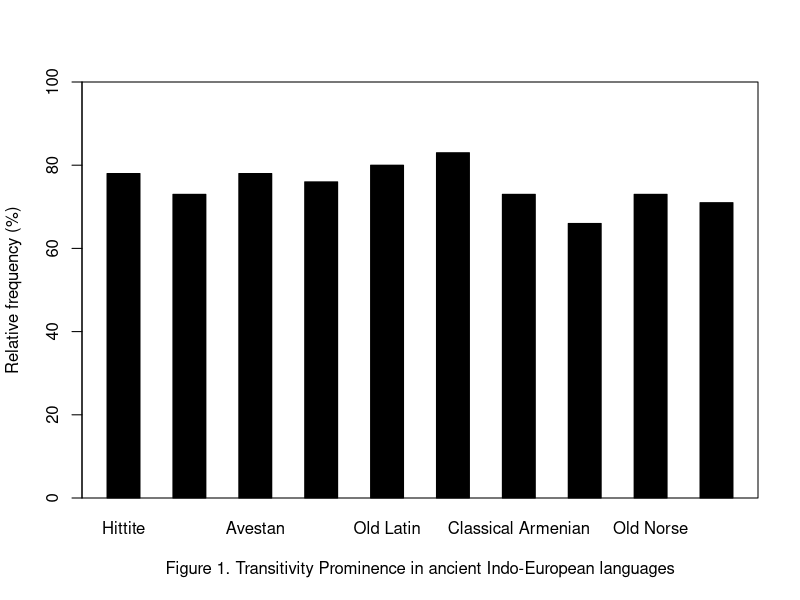
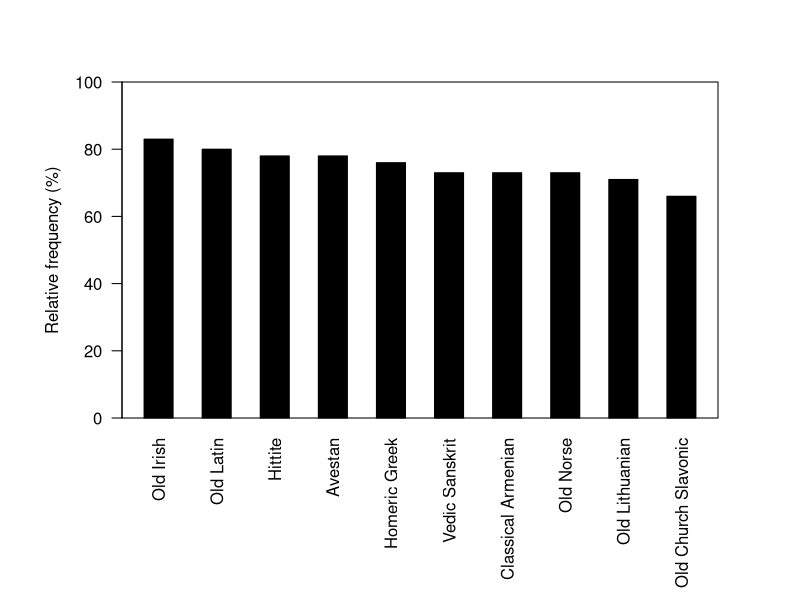
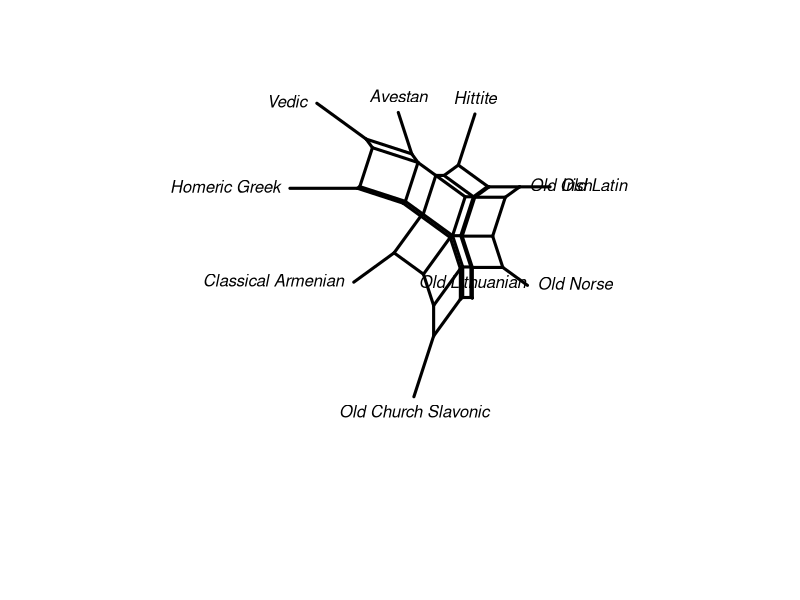
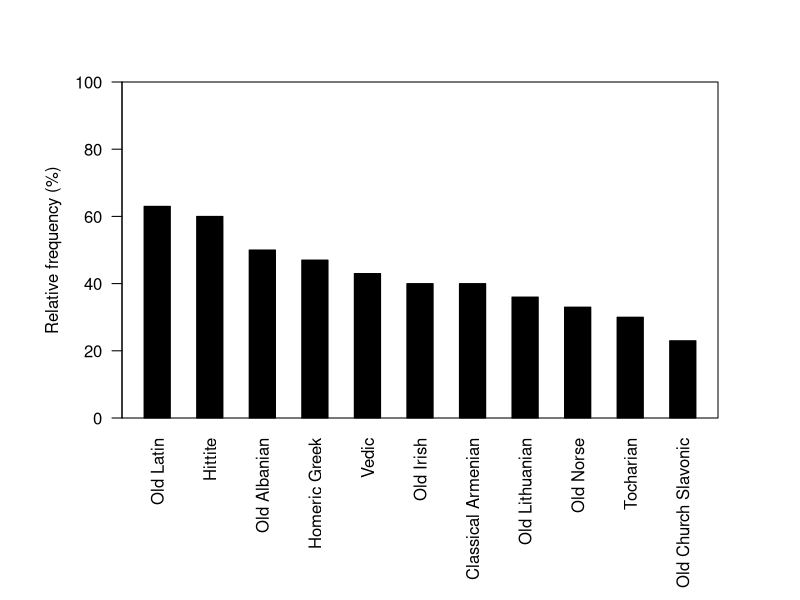
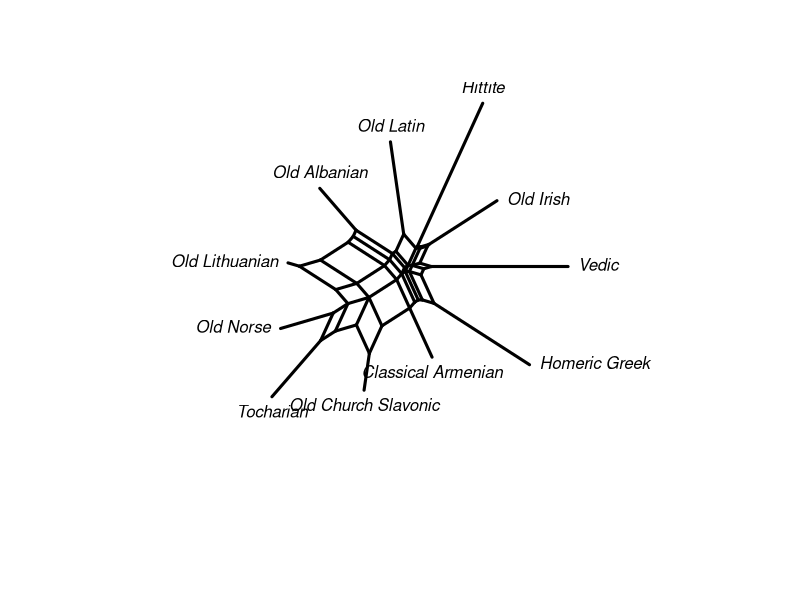
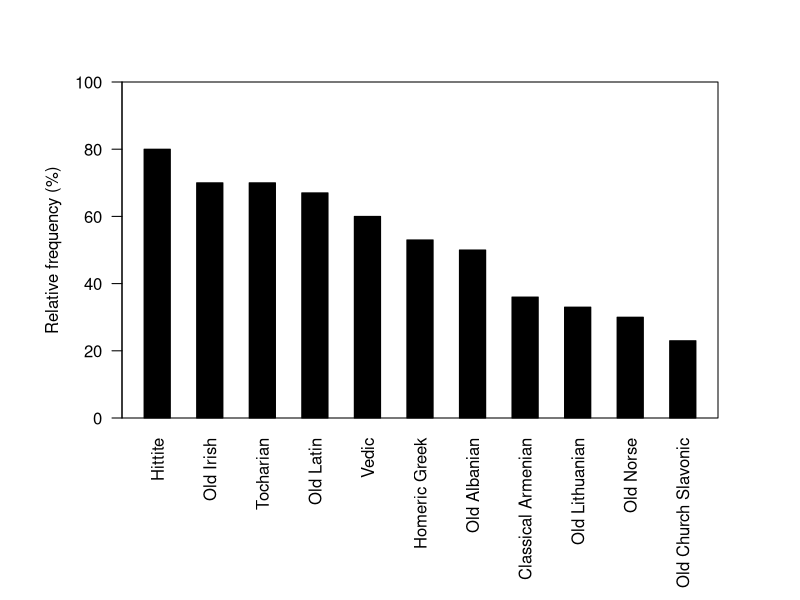
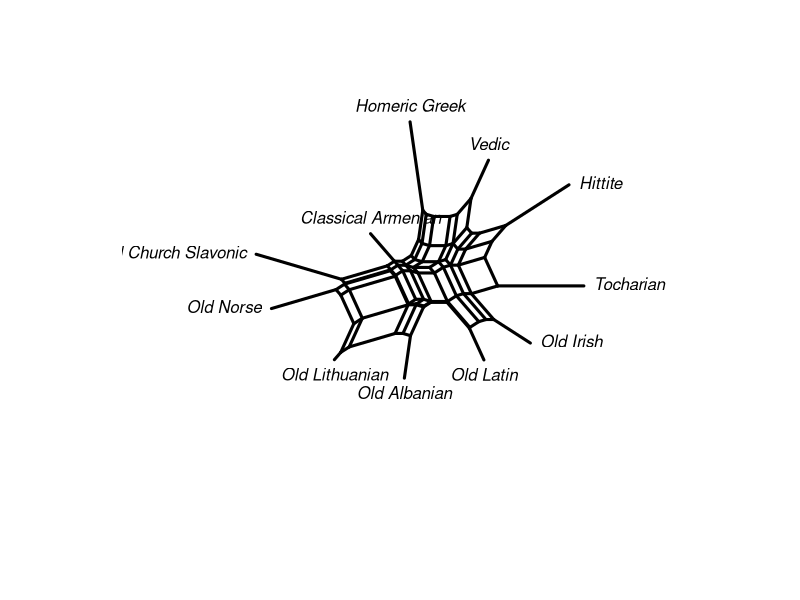

Recreate these plots in R, in order.
#Make matrix of transitivity prominence across IE in PaVeDa data with languages in chronological order

TransitivityProminence_PaVeDa <- matrix(c(78, 73, 78, 76, 80, 83, 73, 66, 73, 71), ncol = 10, byrow = TRUE)

colnames(TransitivityProminence_PaVeDa) <- c("Hittite", "Vedic Sanskrit", "Avestan", "Ancient Greek", "Old Latin", "Old Irish", "Classical Armenian", "Old Church Slavonic", "Old Norse", "Old Lithuanian")

TransitivityProminence_PaVeDa

chisq.test(TransitivityProminence_PaVeDa)

#Make barplot

barplot(TransitivityProminence_PaVeDa, ylim = range(0,100), xlab = "Figure 1. Transitivity Prominence in ancient Indo-European languages", ylab = "Relative frequency (%)", col = c("black"), beside = TRUE)
box()

#Make matrix of transitivity prominence across IE in PaVeDa data with languages in decreasing order

TransitivityProminence_PaVeDa_decreasing <- matrix(c(83, 80, 78, 78, 76, 73, 73, 73, 71, 66), ncol = 10, byrow = TRUE)

colnames(TransitivityProminence_PaVeDa_decreasing) <- c("Old Irish", "Old Latin", "Hittite", "Avestan", "Homeric Greek", "Vedic Sanskrit", "Classical Armenian", "Old Norse", "Old Lithuanian", "Old Church Slavonic")

TransitivityProminence_PaVeDa_decreasing

#Make barplot
par(oma = c(4, 2, 0, 2))
barplot(TransitivityProminence_PaVeDa_decreasing, las = 2, ylim = range(0,100), xlab = "", ylab = "Relative frequency (%)", col = c("black"), beside = TRUE)
box()


#Make neighborNet plot
library("phangorn")

#NeighborNet plot of PaVeDa data

PaVeDa_verbs <- matrix(c(1, 1, 1, 1, 1, 1, 1, 0, 1, 1, 0, 1, 1, 1, 0, 1, 1, 1, 1, 1, 1, 0, 0, 1, 1, 1, 1, 1, 0, 1, 1, 1, 1, 1, 0, 0, 1, 1, 1, 0, 1, 1, 1, 1, 1, 1, 1, 1, 0, 1, 0, 0, 1, 1, 1, 1, 0, 1, 1, 1, 0, 1, 0, 0, 1, 1, 1, 1, 0, 1, 1, 1, 1, 1, 1, 1, 0, 1, 1, 1, 0, 1, 1, 1, 1, 1, 1, 1, 1, 0, 1, 1, 0, 1, 1, 1, 1, 0, 0, 1, 1, 0, 1, 0, 0, 1, 1, 1, 1, 1, 1, 1, 1, 1, 1, 1, 0, 0, 1, 1, 1, 1, 1, 1, 1, 1, 1, 1, 1, 1, 0, 1, 1, 0, 1, 1, 1, 0, 0, 0, 1, 1, 0, 1, 1, 0, 0, 1, 1, 1, 0, 1, 1, 1, 1, 1, 1, 1, 1, 1, 1, 1, 0, 1, 1, 1, 1, 1, 1, 1, 1, 0, 1, 1, 1, 1, 1, 1, 0, 1, 1, 1, 1, 1, 1, 0, 0, 1, 1, 1, 1, 0, 1, 1, 1, 1, 1, 0, 0, 0, 1, 1, 1, 1, 1, 1, 1, 1, 1, 1, 1, 1, 0, 1, 1, 1, 1, 1, 1, 0, 1, 1, 1, 1, 1, 1, 0, 0, 1, 1, 1, 1, 0, 1, 1, 1, 1, 1, 1, 0, 0, 1, 1, 1, 1, 1, 1, 1, 1, 1, 1, 1, 1, 0, 1, 1, 0, 1, 1, 1, 1, 1, 0, 1, 1, 1, 0, 0, 0, 0, 0, 1, 1, 1, 1, 1, 1, 1, 1, 1, 0, 0, 1, 1, 1, 0, 1, 0, 1, 1, 0, 1, 1, 1, 0, 1, 1, 0, 1, 1, 1, 0, 1, 0, 1, 1, 1, 0, 1, 0, 0, 0, 1, 1, 0, 1, 0, 1, 1, 1, 1, 0, 0, 1, 1, 1, 1, 1, 1, 1, 1, 1, 1, 1, 1, 0, 1, 1, 1, 1, 1, 1, 0, 1, 0, 1, 1, 1, 1, 0, 0, 0, 1, 1, 1, 0, 1, 0, 1, 1, 1, 1, 0, 0, 1, 0, 1, 1, 1, 0, 1, 1, 1, 1, 1, 1, 0, 1, 1, 0, 1, 1, 1, 0, 1, 0, 1, 1, 1, 1, 0, 0, 0, 1, 1, 1, 0, 1, 0, 1, 1, 1, 1, 0, 0, 1, 1, 1, 1, 1), ncol = 41, byrow = TRUE)
rownames(PaVeDa_verbs) <- c("Hittite", "Vedic", "Avestan", "Homeric Greek", "Old Latin", "Old Irish", "Classical Armenian", "Old Church Slavonic", "Old Norse", "Old Lithuanian")
colnames(PaVeDa_verbs) <- c("ASK FOR", "BEAT", "BREAK", "BUILD", "CARRY", "COVER", "CUT", "DIE", "DRESS", "EAT", "FEAR", "FILL", "FRIGHTEN", "GIVE", "GO", "HEAR", "HELP", "HIDE", "KILL", "KNOW", "LEAVE", "LIKE", "LIVE", "LOOK AT", "NAME", "POUR", "PUT", "RUN", "SAY", "SEARCH FOR", "SEE", "SEND", "SHOW", "SING", "SIT", "SIT DOWN", "TAKE", "THROW", "TIE", "TOUCH", "WASH")
PaVeDa_verbs

#with Hamming distance

charPaVeDa_verbs <- phyDat(PaVeDa_verbs, type = "USER", levels = c(0,1))

distPaVeDa_verbs <- dist.hamming(charPaVeDa_verbs)
netPaVeDa_verbs <- neighborNet(distPaVeDa_verbs)
plot(netPaVeDa_verbs)

#Make matrix of transitivity prominence in IE based on ASTRAPIE data with languages in chronological order

TransitivityProminence_ASTRAPIE <- matrix(c(60, 43, 47, 63, 40, 40, 30, 23, 33, 50, 36), ncol = 11, byrow = TRUE)
colnames(TransitivityProminence_ASTRAPIE) <- c("Hittite", "Vedic", "Homeric Greek", "Old Latin", "Early Irish", "Classical Armenian", "Tocharian", "Old Church Slavonic", "Old Norse", "Old Albanian", "Old Lithuanian")
TransitivityProminence_ASTRAPIE

#Make matrix of transitivity prominence in IE based on ASTRAPIE data with languages in decreasing order

TransitivityProminence_ASTRAPIE_decreasing <- matrix(c(63, 60, 50, 47, 43, 40, 40, 36, 33, 30, 23), ncol = 11, byrow = TRUE)
colnames(TransitivityProminence_ASTRAPIE_decreasing) <- c("Old Latin", "Hittite", "Old Albanian", "Homeric Greek", "Vedic", "Old Irish", "Classical Armenian", "Old Lithuanian", "Old Norse", "Tocharian", "Old Church Slavonic")
TransitivityProminence_ASTRAPIE_decreasing

par(oma = c(4, 2, 0, 2))
barplot(TransitivityProminence_ASTRAPIE_decreasing, las = 2, ylim = range(0,100), xlab = "", ylab = "Relative frequency (%)", col = c("black"), beside = TRUE)
box()

#Make neighborNet plot of ASTRAPIE data


#Factoring in voice marking

ASTRAPIE_verbs <- matrix(c(1, 0, 1, 1, 1, 1, 1, 0, 1, 0, 0, 0, 1, 0, 1, 1, 1, 1, 1, 0, 1, 1, 0, 1, 0, 1, 1, 0, 1, 0, 1, 0, 0, 1, 1, 0, 1, 1, 0, 0, 1, 0, 0, 1, 0, 1, 0, 0, 0, 0, 0, 1, 0, 0, 1, 1, 1, 0, 0, 1, 0, 1, 0, 1, 1, 1, 0, 1, 1, 1, 1, 0, 0, 1, 0, 0, 1, 0, 0, 0, 0, 1, 0, 1, 0, 1, 0, 0, 1, 0, 1, 1, 0, 1, 1, 1, 0, 0, 1, 0, 1, 0, 0, 1, 1, 1, 1, 1, 1, 0, 0, 0, 0, 0, 1, 1, 1, 1, 1, 1, 1, 0, 0, 1, 1, 1, 0, 0, 0, 0, 0, 0, 0, 0, 0, 0, 1, 0, 1, 0, 0, 1, 0, 0, 1, 1, 1, 1, 1, 0, 0, 0, 0, 1, 1, 1, 0, 0, 1, 0, 1, 0, 1, 1, 0, 0, 1, 1, 0, 0, 0, 0, 0, 0, 1, 1, 1, 0, 0, 0, 0, 0, 0, 0, 1, 0, 1, 0, 0, 0, 1, 0, 0, 0, 1, 0, 1, 1, 0, 0, 1, 0, 0, 1, 0, 0, 0, 1, 0, 0, 0, 0, 0, 1, 1, 1, 0, 0, 1, 0, 0, 0, 0, 0, 0, 0, 1, 1, 0, 0, 0, 0, 0, 1, 0, 0, 0, 0, 0, 0, 1, 0, 0, 1, 1, 0, 1, 0, 1, 0, 1, 0, 0, 1, 1, 0, 1, 0, 0, 0, 0, 0, 0, 0, 0, 0, 0, 1, 0, 0, 0, 0, 0, 1, 1, 0, 0, 0, 1, 0, 1, 1, 0, 0, 0, 0, 1, 1, 0, 0, 1, 1, 0, 0, 1, 1, 1, 1, 1, 1, 0, 0, 0, 1, 1, 0, 0, 0, 1, 0, 1, 1, 0, 0, 1, 0, 1, 1, 0, 0, 0, 0, 0, 0, 1, 0, 1, 1, 0, 0), ncol = 30, byrow = TRUE)
rownames(ASTRAPIE_verbs) <- c("Hittite", "Vedic", "Homeric Greek", "Old Latin", "Old Irish", "Classical Armenian", "Tocharian", "Old Church Slavonic", "Old Norse", "Old Albanian", "Old Lithuanian")

ASTRAPIE_verbs

charASTRAPIE_verbs <- phyDat(ASTRAPIE_verbs, type = "USER", levels = c(0,1))

distASTRAPIE_verbs <- dist.hamming(charASTRAPIE_verbs)
netASTRAPIE_verbs <- neighborNet(distASTRAPIE_verbs)
plot(netASTRAPIE_verbs)

#Factoring out voice marking

#Make matrix of ASTRAPIE data without voice marking
#Chronological order
TransitivityProminence_ASTRAPIE_alt <- matrix(c(80, 60, 53, 67, 70, 46, 70, 23, 33, 50, 36), ncol = 11, byrow = TRUE)
colnames(TransitivityProminence_ASTRAPIE_alt) <- c("Hittite", "Vedic", "Homeric Greek", "Old Latin", "Early Irish", "Classical Armenian", "Tocharian", "Old Church Slavonic", "Old Norse", "Old Albanian", "Old Lithuanian")
TransitivityProminence_ASTRAPIE_alt

#Decreasing order
TransitivityProminence_ASTRAPIE_alt_decreasing <- matrix(c(80, 70, 70, 67, 60, 53, 50, 36, 33, 30, 23), ncol = 11, byrow = TRUE)
colnames(TransitivityProminence_ASTRAPIE_alt_decreasing) <- c("Hittite", "Old Irish", "Tocharian", "Old Latin", "Vedic", "Homeric Greek", "Old Albanian", "Classical Armenian", "Old Lithuanian", "Old Norse", "Old Church Slavonic")
TransitivityProminence_ASTRAPIE_alt_decreasing

#Make barplot
par(oma = c(4, 2, 0, 2))
barplot(TransitivityProminence_ASTRAPIE_alt_decreasing, las = 2, ylim = range(0,100), xlab = "", ylab = "Relative frequency (%)", col = c("black"), beside = TRUE)
box()


ASTRAPIE_verbs_bis <- matrix(c(1, 0, 1, 1, 1, 1, 1, 1, 1, 0, 1, 0, 1, 1, 1, 1, 1, 1, 1, 1, 1, 1, 0, 1, 1, 1, 1, 0, 1, 0, 1, 0, 0, 1, 1, 1, 1, 1, 1, 0, 1, 0, 1, 1, 0, 1, 0, 0, 0, 0, 0, 1, 0, 0, 1, 1, 1, 0, 1, 1, 0, 1, 0, 1, 1, 1, 1, 1, 1, 1, 1, 0, 0, 1, 0, 0, 1, 0, 0, 0, 0, 1, 0, 1, 0, 1, 0, 0, 1, 1, 1, 1, 0, 1, 1, 1, 0, 0, 1, 0, 1, 1, 0, 1, 1, 1, 1, 1, 1, 0, 0, 0, 0, 0, 1, 1, 1, 1, 1, 1, 1, 1, 0, 1, 1, 1, 0, 1, 0, 0, 1, 1, 1, 1, 1, 0, 1, 1, 1, 0, 0, 1, 0, 0, 1, 1, 1, 1, 1, 1, 0, 0, 0, 1, 1, 1, 0, 0, 1, 0, 1, 0, 1, 1, 1, 0, 1, 1, 0, 0, 0, 0, 0, 0, 1, 1, 1, 0, 0, 1, 0, 0, 0, 1, 1, 1, 1, 0, 0, 0, 1, 1, 1, 0, 1, 1, 1, 1, 1, 0, 1, 1, 1, 1, 1, 1, 1, 1, 0, 1, 0, 0, 0, 1, 1, 1, 0, 0, 1, 0, 0, 0, 0, 0, 0, 0, 1, 1, 0, 0, 0, 0, 0, 1, 0, 0, 0, 0, 0, 0, 1, 0, 0, 1, 1, 0, 1, 0, 1, 0, 1, 0, 0, 1, 1, 0, 1, 0, 0, 0, 0, 0, 0, 0, 0, 0, 0, 1, 0, 0, 0, 0, 0, 1, 1, 0, 0, 0, 1, 0, 1, 1, 0, 0, 0, 0, 1, 1, 0, 0, 1, 1, 0, 0, 1, 1, 1, 1, 1, 1, 0, 0, 0, 1, 1, 0, 0, 0, 1, 0, 1, 1, 0, 0, 1, 0, 1, 1, 0, 0, 0, 0, 0, 0, 1, 0, 1, 1, 0, 0), ncol = 30, byrow = TRUE)
rownames(ASTRAPIE_verbs_bis) <- c("Hittite", "Vedic", "Homeric Greek", "Old Latin", "Old Irish", "Classical Armenian", "Tocharian", "Old Church Slavonic", "Old Norse", "Old Albanian", "Old Lithuanian")
#colnames(ASTRAPIE_verbs) <- c()
ASTRAPIE_verbs_bis

charASTRAPIE_verbs_bis <- phyDat(ASTRAPIE_verbs_bis, type = "USER", levels = c(0,1))

distASTRAPIE_verbs_bis <- dist.hamming(charASTRAPIE_verbs_bis)
netASTRAPIE_verbs_bis <- neighborNet(distASTRAPIE_verbs_bis)
plot(netASTRAPIE_verbs_bis)
